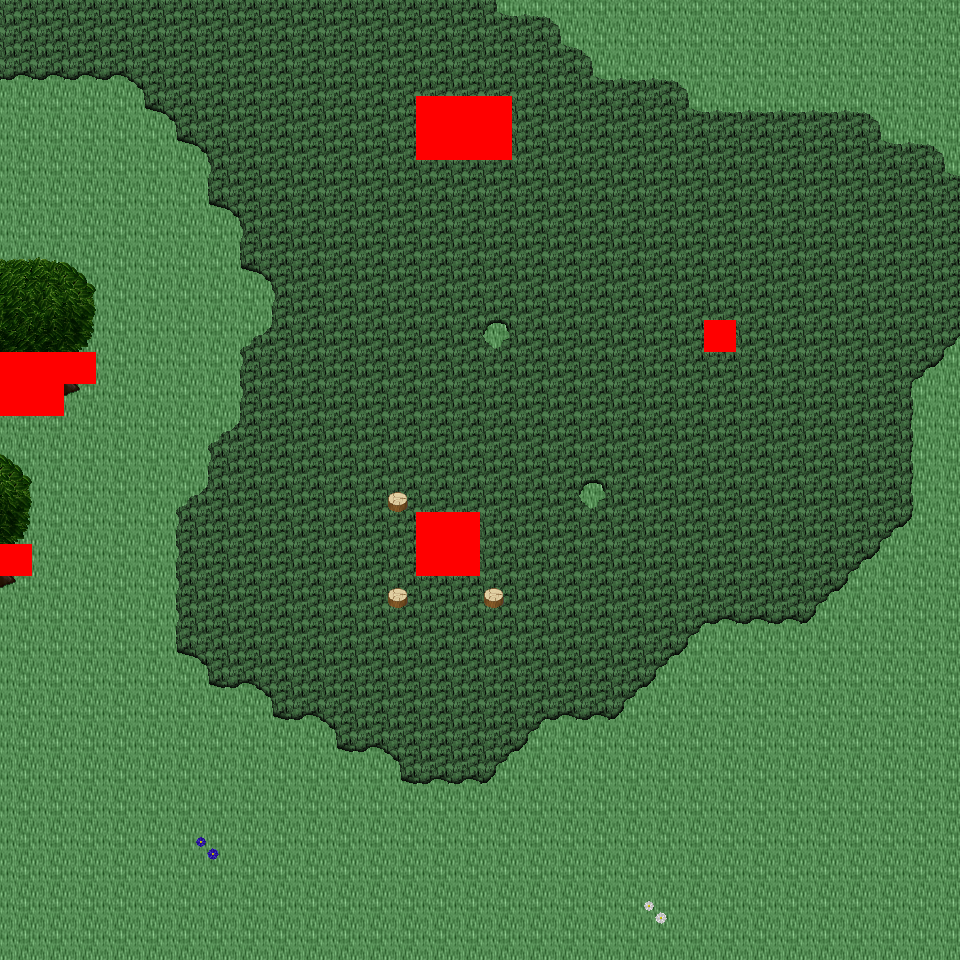

This is a level from a 2D game, rendered from its Tiled map with the project's own tilesets. A one-line summary and the map file follow, with tile-layer data summarised:
An orthogonal 30x30 tile map with 32x32 px tiles, 6 tile layers (Ground, Object, Object2, Above, ...), 18 tilesets and 6 objects (6x mapExit).

<map version="1.0" orientation="orthogonal" renderorder="right-down" width="30" height="30" tilewidth="32" tileheight="32" nextobjectid="7">
  <tileset firstgid="1" name="tileset_logic_collision" tilewidth="32" tileheight="32" tilecount="1" columns="1">
    <image source="../drawable/tileset_logic_collision.png" width="32" height="32" />
  </tileset>
  <tileset firstgid="2" name="tileset_ground_ground" tilewidth="32" tileheight="32" tilecount="33" columns="3">
    <image source="../drawable/tileset_ground_ground.png" width="96" height="352" />
  </tileset>
  <tileset firstgid="35" name="tileset_ground_grass_corners" tilewidth="32" tileheight="32" tilecount="24" columns="6">
    <image source="../drawable/tileset_ground_grass_corners.png" width="192" height="128" />
  </tileset>
  <tileset firstgid="59" name="tileset_ground_grass_edges" tilewidth="32" tileheight="32" tilecount="36" columns="12">
    <image source="../drawable/tileset_ground_grass_edges.png" width="384" height="96" />
  </tileset>
  <tileset firstgid="95" name="tileset_ground_grass_2" tilewidth="32" tileheight="32" tilecount="21" columns="3">
    <image source="../drawable/tileset_ground_grass_2.png" width="96" height="224" />
  </tileset>
  <tileset firstgid="116" name="tileset_plant_leaves" tilewidth="32" tileheight="32" tilecount="8" columns="4">
    <image source="../drawable/tileset_plant_leaves.png" width="128" height="64" />
  </tileset>
  <tileset firstgid="124" name="tileset_plant_tree_tree_darkgreen" tilewidth="32" tileheight="32" tilecount="88" columns="8">
    <image source="../drawable/tileset_plant_tree_tree_darkgreen.png" width="256" height="352" />
  </tileset>
  <tileset firstgid="212" name="tileset_plant_tree_fall_trees" tilewidth="32" tileheight="32" tilecount="40" columns="8">
    <image source="../drawable/tileset_plant_tree_fall_trees.png" width="256" height="160" />
  </tileset>
  <tileset firstgid="252" name="tileset_plant_tree_pine_tree" tilewidth="32" tileheight="32" tilecount="20" columns="4">
    <image source="../drawable/tileset_plant_tree_pine_tree.png" width="128" height="160" />
  </tileset>
  <tileset firstgid="272" name="tileset_plant_stump_hollow_logs" tilewidth="32" tileheight="32" tilecount="6" columns="3">
    <image source="../drawable/tileset_plant_stump_hollow_logs.png" width="96" height="64" />
  </tileset>
  <tileset firstgid="278" name="tileset_plant_stump_small_stump" tilewidth="32" tileheight="32" tilecount="4" columns="2">
    <image source="../drawable/tileset_plant_stump_small_stump.png" width="64" height="64" />
  </tileset>
  <tileset firstgid="282" name="tileset_plant_stump_stump_pale_purple" tilewidth="32" tileheight="32" tilecount="4" columns="2">
    <image source="../drawable/tileset_plant_stump_stump_pale_purple.png" width="64" height="64" />
  </tileset>
  <tileset firstgid="286" name="tileset_plant_flower_daisy_blue" tilewidth="32" tileheight="32" tilecount="8" columns="2">
    <image source="../drawable/tileset_plant_flower_daisy_blue.png" width="64" height="128" />
  </tileset>
  <tileset firstgid="294" name="tileset_plant_flower_daisy_red" tilewidth="32" tileheight="32" tilecount="8" columns="2">
    <image source="../drawable/tileset_plant_flower_daisy_red.png" width="64" height="128" />
  </tileset>
  <tileset firstgid="302" name="tileset_plant_flower_daisy_white" tilewidth="32" tileheight="32" tilecount="8" columns="2">
    <image source="../drawable/tileset_plant_flower_daisy_white.png" width="64" height="128" />
  </tileset>
  <tileset firstgid="310" name="tileset_plant_flower_daisy_yellow" tilewidth="32" tileheight="32" tilecount="8" columns="2">
    <image source="../drawable/tileset_plant_flower_daisy_yellow.png" width="64" height="128" />
  </tileset>
  <tileset firstgid="318" name="tileset_logic_creature_ent" tilewidth="32" tileheight="32" tilecount="4" columns="4">
    <image source="../drawable/tileset_logic_creature_ent.png" width="128" height="32" />
  </tileset>
  <tileset firstgid="322" name="tileset_logic_creature_animal" tilewidth="32" tileheight="32" tilecount="32" columns="8">
    <image source="../drawable/tileset_logic_creature_animal.png" width="256" height="128" />
  </tileset>
  <layer name="Ground" width="30" height="30">
    <data>[900 cells, 900 non-empty, 2 distinct tile ids]</data>
  </layer>
  <layer name="Object" width="30" height="30">
    <data>[900 cells, 118 non-empty, 33 distinct tile ids]</data>
  </layer>
  <layer name="Object2" width="30" height="30">
    <data>[900 cells, 0 non-empty, 0 distinct tile ids]</data>
  </layer>
  <layer name="Above" width="30" height="30">
    <data>[900 cells, 12 non-empty, 9 distinct tile ids]</data>
  </layer>
  <layer name="Above2" width="30" height="30">
    <data>[900 cells, 0 non-empty, 0 distinct tile ids]</data>
  </layer>
  <layer name="Walkable" width="30" height="30">
    <data>[900 cells, 17 non-empty, 1 distinct tile ids]</data>
  </layer>
  <objectgroup name="MapEvents">
    <object id="1" name="north" type="mapExit" x="0" y="0" width="960" height="32">
      <properties>
        <property name="map" value="level_0_x20_y26" />
        <property name="x" value="0" />
        <property name="y" value="28" />
      </properties>
    </object>
    <object id="2" name="south" type="mapExit" x="0" y="928" width="960" height="32">
      <properties>
        <property name="map" value="level_0_x20_y28" />
        <property name="x" value="0" />
        <property name="y" value="1" />
      </properties>
    </object>
    <object id="3" name="west" type="mapExit" x="0" y="0" width="32" height="352">
      <properties>
        <property name="map" value="level_0_x19_y27" />
        <property name="x" value="28" />
        <property name="y" value="0" />
      </properties>
    </object>
    <object id="4" name="west2" type="mapExit" x="0" y="416" width="32" height="128">
      <properties>
        <property name="map" value="level_0_x19_y27" />
        <property name="x" value="28" />
        <property name="y" value="13" />
      </properties>
    </object>
    <object id="5" name="west3" type="mapExit" x="0" y="576" width="32" height="384">
      <properties>
        <property name="map" value="level_0_x19_y27" />
        <property name="x" value="28" />
        <property name="y" value="18" />
      </properties>
    </object>
    <object id="6" name="east" type="mapExit" x="928" y="0" width="32" height="960">
      <properties>
        <property name="map" value="level_0_x21_y27" />
        <property name="x" value="1" />
        <property name="y" value="0" />
      </properties>
    </object>
  </objectgroup>
</map>
